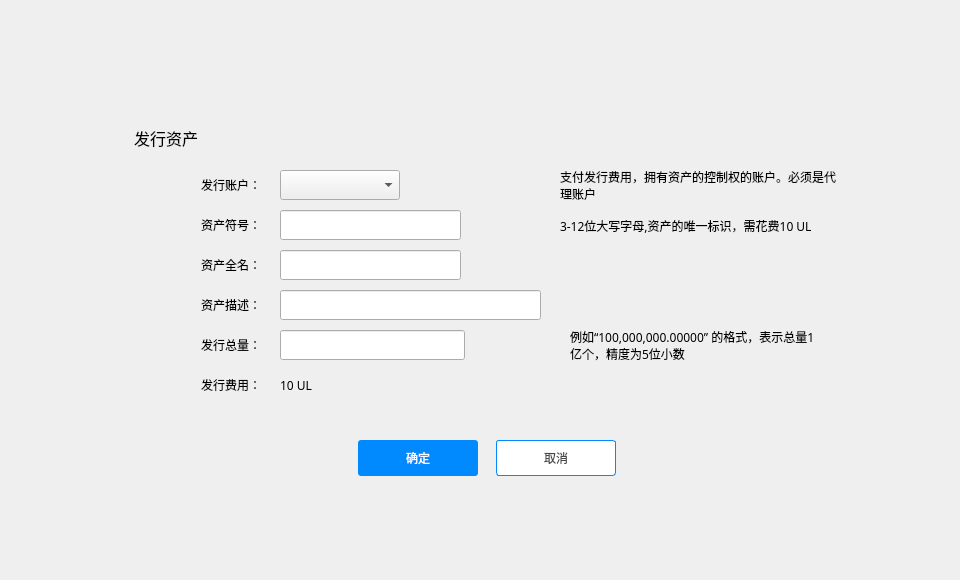
<?xml version="1.0" encoding="UTF-8"?>
<ui version="4.0">
 <class>CreateAssetDialog</class>
 <widget class="QDialog" name="CreateAssetDialog">
  <property name="geometry">
   <rect>
    <x>0</x>
    <y>0</y>
    <width>960</width>
    <height>580</height>
   </rect>
  </property>
  <property name="windowTitle">
   <string>Dialog</string>
  </property>
  <widget class="QWidget" name="widget" native="true">
   <property name="geometry">
    <rect>
     <x>0</x>
     <y>0</y>
     <width>960</width>
     <height>580</height>
    </rect>
   </property>
   <widget class="QWidget" name="containerWidget" native="true">
    <property name="geometry">
     <rect>
      <x>110</x>
      <y>110</y>
      <width>756</width>
      <height>411</height>
     </rect>
    </property>
    <property name="font">
     <font>
      <family>微软雅黑</family>
     </font>
    </property>
    <widget class="QToolButton" name="cancelBtn">
     <property name="geometry">
      <rect>
       <x>386</x>
       <y>330</y>
       <width>120</width>
       <height>36</height>
      </rect>
     </property>
     <property name="font">
      <font>
       <family>微软雅黑</family>
      </font>
     </property>
     <property name="cursor">
      <cursorShape>PointingHandCursor</cursorShape>
     </property>
     <property name="focusPolicy">
      <enum>Qt::NoFocus</enum>
     </property>
     <property name="styleSheet">
      <string notr="true">QToolButton{background-color:#ffffff;color:#484848;border:1px solid rgb(0,138,254);border-radius:3px;}
QToolButton:hover{color:rgb(0,138,254);}</string>
     </property>
     <property name="text">
      <string>取消</string>
     </property>
    </widget>
    <widget class="QLabel" name="contactLabel2">
     <property name="geometry">
      <rect>
       <x>24</x>
       <y>17</y>
       <width>171</width>
       <height>21</height>
      </rect>
     </property>
     <property name="font">
      <font>
       <family>微软雅黑</family>
       <pointsize>12</pointsize>
      </font>
     </property>
     <property name="styleSheet">
      <string notr="true"/>
     </property>
     <property name="text">
      <string>发行资产</string>
     </property>
    </widget>
    <widget class="QLabel" name="label_2">
     <property name="geometry">
      <rect>
       <x>10</x>
       <y>100</y>
       <width>141</width>
       <height>30</height>
      </rect>
     </property>
     <property name="font">
      <font>
       <family>微软雅黑</family>
       <pointsize>9</pointsize>
      </font>
     </property>
     <property name="text">
      <string>资产符号：</string>
     </property>
     <property name="alignment">
      <set>Qt::AlignRight|Qt::AlignTrailing|Qt::AlignVCenter</set>
     </property>
    </widget>
    <widget class="QLabel" name="label">
     <property name="geometry">
      <rect>
       <x>50</x>
       <y>220</y>
       <width>101</width>
       <height>30</height>
      </rect>
     </property>
     <property name="font">
      <font>
       <family>微软雅黑</family>
       <pointsize>9</pointsize>
      </font>
     </property>
     <property name="text">
      <string>发行总量：</string>
     </property>
     <property name="alignment">
      <set>Qt::AlignRight|Qt::AlignTrailing|Qt::AlignVCenter</set>
     </property>
    </widget>
    <widget class="QLineEdit" name="descriptionLineEdit">
     <property name="geometry">
      <rect>
       <x>170</x>
       <y>180</y>
       <width>261</width>
       <height>30</height>
      </rect>
     </property>
     <property name="font">
      <font>
       <family>微软雅黑</family>
       <pointsize>9</pointsize>
      </font>
     </property>
    </widget>
    <widget class="QLineEdit" name="maxSupplyLineEdit">
     <property name="geometry">
      <rect>
       <x>170</x>
       <y>220</y>
       <width>185</width>
       <height>30</height>
      </rect>
     </property>
     <property name="font">
      <font>
       <family>微软雅黑</family>
       <pointsize>9</pointsize>
      </font>
     </property>
    </widget>
    <widget class="QToolButton" name="okBtn">
     <property name="geometry">
      <rect>
       <x>248</x>
       <y>330</y>
       <width>120</width>
       <height>36</height>
      </rect>
     </property>
     <property name="font">
      <font>
       <family>微软雅黑</family>
      </font>
     </property>
     <property name="cursor">
      <cursorShape>PointingHandCursor</cursorShape>
     </property>
     <property name="focusPolicy">
      <enum>Qt::NoFocus</enum>
     </property>
     <property name="styleSheet">
      <string notr="true">QToolButton{background-color:rgb(0,138,254);color:#ffffff;border:none;border-radius:3px;}
QToolButton:hover{background-color:rgb(10,148,254);}
QToolButton:disabled{background-color:#cecece;}</string>
     </property>
     <property name="text">
      <string>确定</string>
     </property>
    </widget>
    <widget class="QLabel" name="label_4">
     <property name="geometry">
      <rect>
       <x>10</x>
       <y>60</y>
       <width>141</width>
       <height>30</height>
      </rect>
     </property>
     <property name="font">
      <font>
       <family>微软雅黑</family>
       <pointsize>9</pointsize>
      </font>
     </property>
     <property name="text">
      <string>发行账户：</string>
     </property>
     <property name="alignment">
      <set>Qt::AlignRight|Qt::AlignTrailing|Qt::AlignVCenter</set>
     </property>
    </widget>
    <widget class="QLabel" name="label_5">
     <property name="geometry">
      <rect>
       <x>10</x>
       <y>140</y>
       <width>141</width>
       <height>30</height>
      </rect>
     </property>
     <property name="font">
      <font>
       <family>微软雅黑</family>
       <pointsize>9</pointsize>
      </font>
     </property>
     <property name="text">
      <string>资产全名：</string>
     </property>
     <property name="alignment">
      <set>Qt::AlignRight|Qt::AlignTrailing|Qt::AlignVCenter</set>
     </property>
    </widget>
    <widget class="QLabel" name="label_6">
     <property name="geometry">
      <rect>
       <x>10</x>
       <y>180</y>
       <width>141</width>
       <height>30</height>
      </rect>
     </property>
     <property name="font">
      <font>
       <family>微软雅黑</family>
       <pointsize>9</pointsize>
      </font>
     </property>
     <property name="text">
      <string>资产描述：</string>
     </property>
     <property name="alignment">
      <set>Qt::AlignRight|Qt::AlignTrailing|Qt::AlignVCenter</set>
     </property>
    </widget>
    <widget class="QLineEdit" name="assetNameLineEdit">
     <property name="geometry">
      <rect>
       <x>170</x>
       <y>140</y>
       <width>181</width>
       <height>30</height>
      </rect>
     </property>
     <property name="font">
      <font>
       <family>微软雅黑</family>
       <pointsize>9</pointsize>
      </font>
     </property>
    </widget>
    <widget class="QComboBox" name="accountComboBox">
     <property name="geometry">
      <rect>
       <x>170</x>
       <y>60</y>
       <width>120</width>
       <height>30</height>
      </rect>
     </property>
     <property name="font">
      <font>
       <family>微软雅黑</family>
       <weight>50</weight>
       <bold>false</bold>
      </font>
     </property>
     <property name="focusPolicy">
      <enum>Qt::NoFocus</enum>
     </property>
    </widget>
    <widget class="QLineEdit" name="symbolLineEdit">
     <property name="geometry">
      <rect>
       <x>170</x>
       <y>100</y>
       <width>181</width>
       <height>30</height>
      </rect>
     </property>
     <property name="font">
      <font>
       <family>微软雅黑</family>
       <pointsize>9</pointsize>
      </font>
     </property>
    </widget>
    <widget class="QLabel" name="label_3">
     <property name="geometry">
      <rect>
       <x>50</x>
       <y>260</y>
       <width>101</width>
       <height>30</height>
      </rect>
     </property>
     <property name="font">
      <font>
       <family>微软雅黑</family>
       <pointsize>9</pointsize>
      </font>
     </property>
     <property name="text">
      <string>发行费用：</string>
     </property>
     <property name="alignment">
      <set>Qt::AlignRight|Qt::AlignTrailing|Qt::AlignVCenter</set>
     </property>
    </widget>
    <widget class="QLabel" name="costLabel">
     <property name="geometry">
      <rect>
       <x>170</x>
       <y>260</y>
       <width>181</width>
       <height>30</height>
      </rect>
     </property>
     <property name="text">
      <string>10 UL</string>
     </property>
    </widget>
    <widget class="QLabel" name="label_7">
     <property name="geometry">
      <rect>
       <x>450</x>
       <y>98</y>
       <width>291</width>
       <height>35</height>
      </rect>
     </property>
     <property name="text">
      <string>3-12位大写字母,资产的唯一标识，需花费10 UL</string>
     </property>
     <property name="scaledContents">
      <bool>false</bool>
     </property>
     <property name="wordWrap">
      <bool>true</bool>
     </property>
    </widget>
    <widget class="QLabel" name="label_8">
     <property name="geometry">
      <rect>
       <x>450</x>
       <y>55</y>
       <width>280</width>
       <height>40</height>
      </rect>
     </property>
     <property name="text">
      <string>支付发行费用，拥有资产的控制权的账户。必须是代理账户</string>
     </property>
     <property name="wordWrap">
      <bool>true</bool>
     </property>
    </widget>
    <widget class="QLabel" name="label_9">
     <property name="geometry">
      <rect>
       <x>460</x>
       <y>218</y>
       <width>251</width>
       <height>35</height>
      </rect>
     </property>
     <property name="text">
      <string>例如“100,000,000.00000” 的格式，表示总量1亿个，精度为5位小数</string>
     </property>
     <property name="wordWrap">
      <bool>true</bool>
     </property>
    </widget>
   </widget>
  </widget>
 </widget>
 <resources/>
 <connections/>
</ui>
